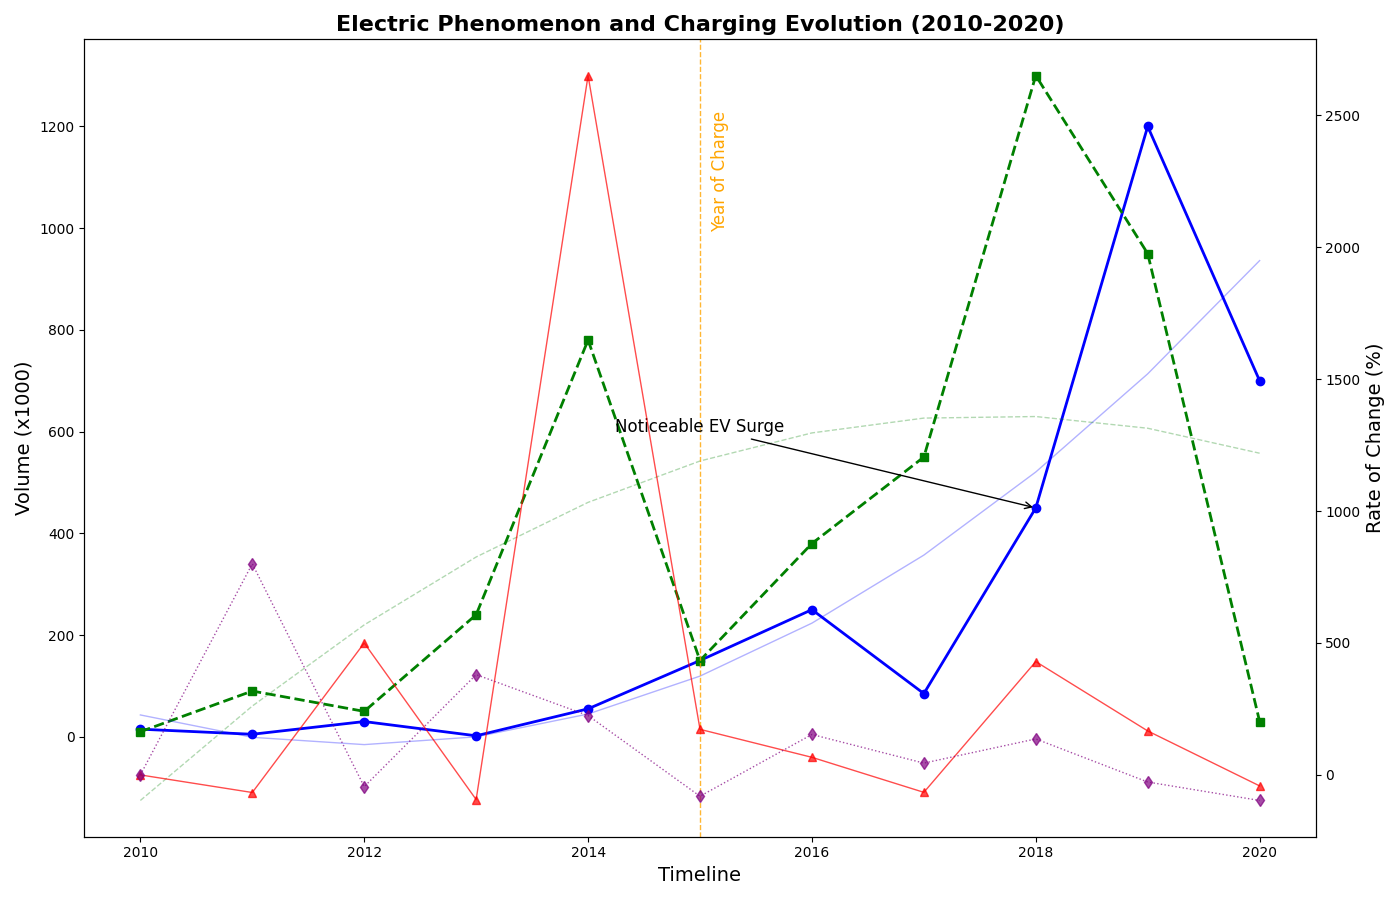

The Python source for this figure:
import matplotlib.pyplot as plt
import numpy as np

years = np.arange(2010, 2021)
num_evs_sold = [15, 5, 30, 2, 55, 150, 250, 85, 450, 1200, 700]  # Shuffled values
charging_stations = [10, 90, 50, 240, 780, 150, 380, 550, 1300, 950, 30]  # Shuffled values

def growth_rate(data):
    rates = [0]
    for i in range(1, len(data)):
        rates.append((data[i] - data[i-1]) / data[i-1] * 100)
    return rates

ev_growth_rate = growth_rate(num_evs_sold)
charging_station_rate = growth_rate(charging_stations)

fig, ax1 = plt.subplots(figsize=(14, 9))

ax1.plot(years, num_evs_sold, color='blue', linestyle='-', linewidth=2, marker='o')
ax1.plot(years, charging_stations, color='green', linestyle='--', linewidth=2, marker='s')

ax2 = ax1.twinx()
ax2.plot(years, ev_growth_rate, color='red', linestyle='-', linewidth=1, marker='^', alpha=0.7)
ax2.plot(years, charging_station_rate, color='purple', linestyle=':', linewidth=1, marker='d', alpha=0.7)

ax1.set_title('Electric Phenomenon and Charging Evolution (2010-2020)', fontsize=16, weight='bold')
ax1.set_xlabel("Timeline", fontsize=14)
ax1.set_ylabel("Volume (x1000)", fontsize=14)
ax2.set_ylabel("Rate of Change (%)", fontsize=14, color='black')

z_evs = np.polyfit(years, num_evs_sold, 2)
p_evs = np.poly1d(z_evs)
ax1.plot(years, p_evs(years), color='blue', linestyle='-', alpha=0.3, linewidth=1)

z_stations = np.polyfit(years, charging_stations, 2)
p_stations = np.poly1d(z_stations)
ax1.plot(years, p_stations(years), color='green', linestyle='--', alpha=0.3, linewidth=1)

ax1.annotate('Noticeable EV Surge', xy=(2018, 450), xytext=(2015, 600),
             arrowprops=dict(facecolor='black', arrowstyle='->'),
             fontsize=12, ha='center')

highlight_year = 2015
ax1.axvline(x=highlight_year, color='orange', linestyle='--', linewidth=1, alpha=0.8)
ax1.text(highlight_year + 0.1, 1000, 'Year of Charge', color='orange', fontsize=12, rotation=90)

plt.tight_layout()
plt.show()
